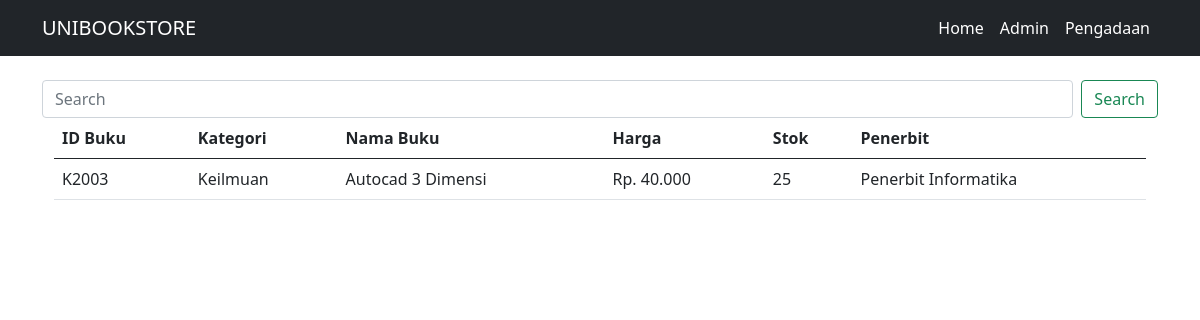
Screenshot of /home.php?cari-data=Autocad 3 Dimensi with the database file from the repository.
### tables this page shows
CREATE TABLE `buku` (
  `ID_Buku` char(20) DEFAULT NULL,
  `Kategori` varchar(30) DEFAULT NULL,
  `Nama_Buku` varchar(40) DEFAULT NULL,
  `Harga` int(20) DEFAULT NULL,
  `Stok` int(15) DEFAULT NULL,
  `Penerbit` varchar(50) DEFAULT NULL
);

CREATE TABLE `kategori` (
  `ID_Kategori` varchar(20) DEFAULT NULL,
  `Nama_Kategori` varchar(30) DEFAULT NULL
);

CREATE TABLE `penerbit` (
  `ID_Penerbit` char(20) DEFAULT NULL,
  `Penerbit` varchar(30) DEFAULT NULL,
  `Alamat` varchar(50) DEFAULT NULL,
  `Kota` varchar(30) DEFAULT NULL,
  `telepon` char(30) DEFAULT NULL
);

### fucntion.php (called while the page is built, shortened)
<?php
function dbconnect()
{
	$db = new mysqli("localhost", "root", "", "unibookstore");
	return $db;
}
function CariBuku($cari)
{
	$db = dbconnect();
	$sql = "Select buku.ID_Buku,kategori.Nama_Kategori AS Kategori,buku.Nama_Buku,buku.Harga,buku.Stok,
	penerbit.Penerbit
	FROM buku
	JOIN penerbit ON buku.Penerbit = penerbit.ID_Penerbit
	JOIN kategori ON buku.Kategori = kategori.ID_Kategori where Nama_Buku LIKE '%$cari%' ";
	$res = $db->query($sql);
	return $res;
}

### home.php (the view, shortened to what this page needs)
<!doctype html>
<html lang="en">
<head>
	<link href="https://cdn.jsdelivr.net/npm/bootstrap@5.0.2/dist/css/bootstrap.min.css" rel="stylesheet">
</head>
<body>
	<nav class="navbar navbar-expand-lg navbar-dark bg-dark">
		<div class="container">
			<a class="navbar-brand" href="#">UNIBOOKSTORE</a>
			<div class="collapse navbar-collapse" id="navbarNavAltMarkup">
				<div class="navbar-nav ms-auto">
					<a class="nav-link active" aria-current="page" href="home.php">Home</a>
					<a class="nav-link active" aria-current="page" href="admin/admin.php">Admin</a>
					<a class="nav-link active" aria-current="page" href="Pengadaan/pengadaan.php">Pengadaan</a>
				</div>
			</div>
		</div>
	</nav>
	<?php
	include_once("fucntion.php");
	?>
	<div class="container-xl">
		<?Php
		$db = dbconnect();
		if ($db->connect_errno == 0) {
			$res     = null;
			if (isset($_GET["cari-data"])) {
				$cari  = isset($_GET["cari-data"]) ? (string) $_GET["cari-data"] : "";
				$res   = CariBuku($cari);
			}
			if ($res != null) {
		?>
				<br>
				<form class="d-flex">
					<input class="form-control me-2" type="search" placeholder="Search" aria-label="Search" name='cari-data'>
					<button class="btn btn-outline-success" type="submit">Search</button>
				</form>
				<div class="container-md">
					<container>
						<table class="table">
							<thead>
								<tr>
									<th scope="col">ID Buku</th>
									<th scope="col">Kategori</th>
									<th scope="col">Nama Buku</th>
									<th scope="col">Harga</th>
									<th scope="col">Stok</th>
									<th scope="col">Penerbit</th>
								</tr>
							</thead>
							<tbody>
								<?php
								$data = $res->fetch_row();
								do {
									list($ID_Buku, $Kategori, $Nama_Buku, $Harga, $Stok, $ID_Penerbit) = $data;
								?>
									<tr>
										<td><?php echo $ID_Buku; ?></td>
										<td><?php echo $Kategori; ?></td>
										<td><?php echo $Nama_Buku; ?></td>
										<td>Rp. <?php echo number_format($Harga, 0, ",", "."); ?></td>
										<td><?php echo $Stok; ?></td>
										<td><?php echo $ID_Penerbit; ?></td>
									<?php
								} while ($data = $res->fetch_row());
									?>
						</table>
					<?php
				} else
					echo "Gagal Eksekusi SQL : " . (DEVELOPMENT ? " : " . $db->error : "") . "<br>";
			} else
				echo "Gagal Koneksi : " . (DEVELOPMENT ? " : " . $db->connect_error : " ") . "<br>";
					?>
</body>
</html>

### rows the page displays
buku: ID_Buku "K2003", kategori.Nama_Kategori "Keilmuan", Nama_Buku "Autocad 3 Dimensi", Harga "40.000", Stok "25", penerbit.Penerbit "Penerbit Informatika"
